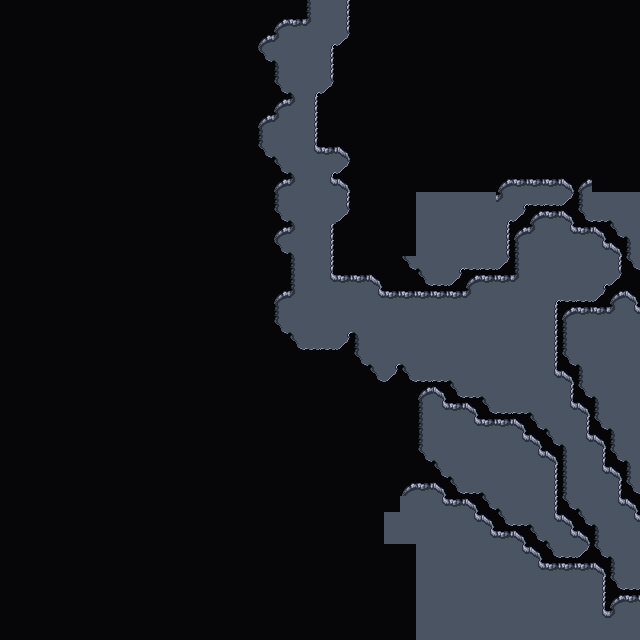

Tiled map render using the project's own tile images. Description and the map definition, with tile-layer contents summarised, below:
An orthogonal 40x40 tile map with 16x16 px tiles, 2 tile layers (Background, Walls), 2 tilesets and 2 objects.

<map version="1.10" tiledversion="1.10.1" orientation="orthogonal" renderorder="right-down" width="40" height="40" tilewidth="16" tileheight="16" infinite="0" nextlayerid="7" nextobjectid="62">
 <editorsettings>
  <export target="wastetown..tmx" format="tmx" />
 </editorsettings>
 <tileset firstgid="1" source="../../../../common/maps/tileset/main.tsx" />
 <tileset firstgid="10113" source="../../../../common/maps/tileset/buildings.tsx" />
 <layer id="1" name="Background" width="40" height="40">
  <data>[1600 cells, 1600 non-empty, 1 distinct tile ids]</data>
 </layer>
 <layer id="2" name="Walls" width="40" height="40">
  <data>[1600 cells, 1345 non-empty, 18 distinct tile ids]</data>
 </layer>
 <objectgroup id="4" name="Objects">
  <object id="60" template="../../../../common/maps/obj/door_left.tx" x="542" y="322">
   <properties>
    <property name="teleport" value="../Shandalar Old Border/maps/map/cave/cave_multilevel_4/cave_23I9.tmx" />
    <property name="teleportObjectId" value="59" />
   </properties>
  </object>
  <object id="61" template="../../../../common/maps/obj/door_down.tx" x="319.333" y="19.3333">
   <properties>
    <property name="teleport" value="../Shandalar Old Border/maps/map/cave/cave_multilevel_4/cave_23H8.tmx" />
    <property name="teleportObjectId" value="62" />
   </properties>
  </object>
 </objectgroup>
</map>
